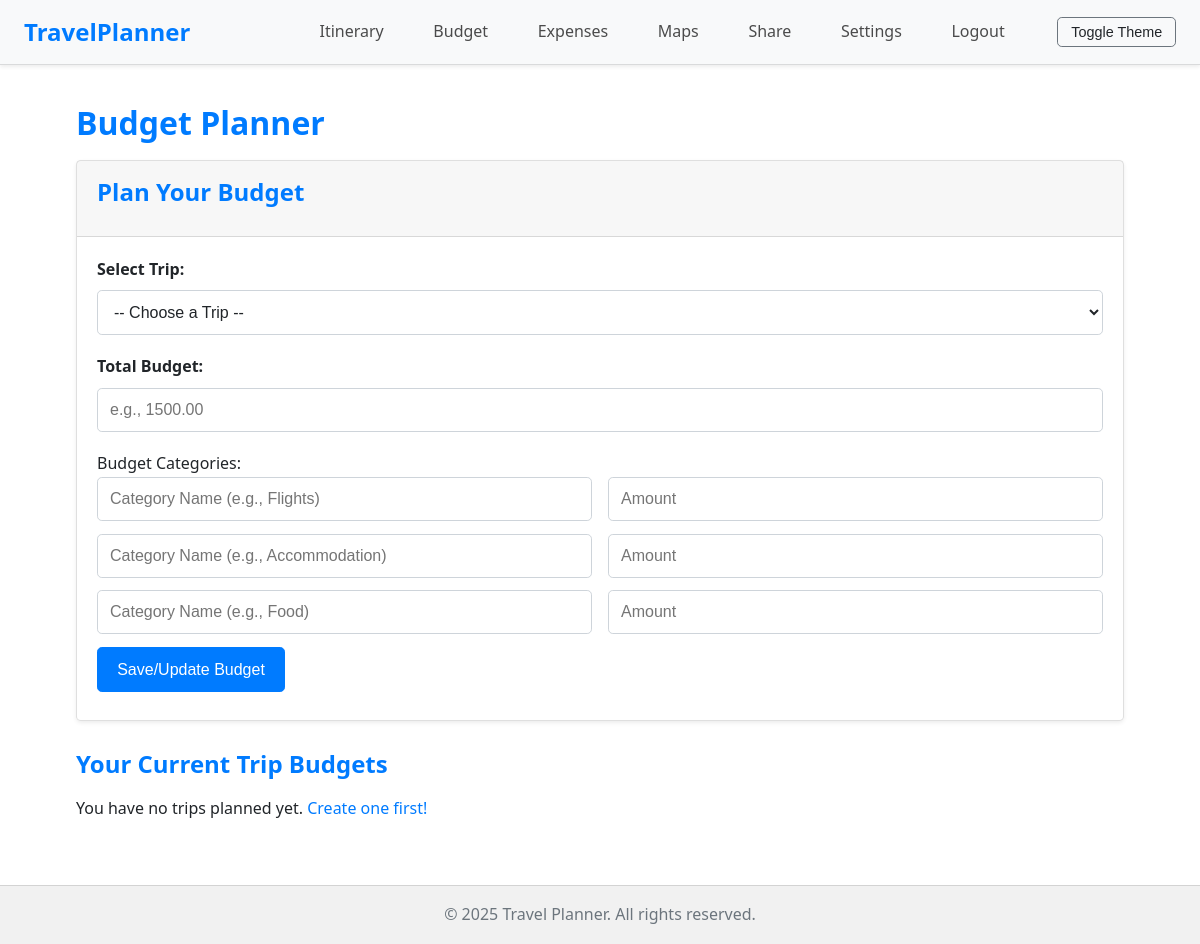
The app's page /budget/ (signed in), older data.
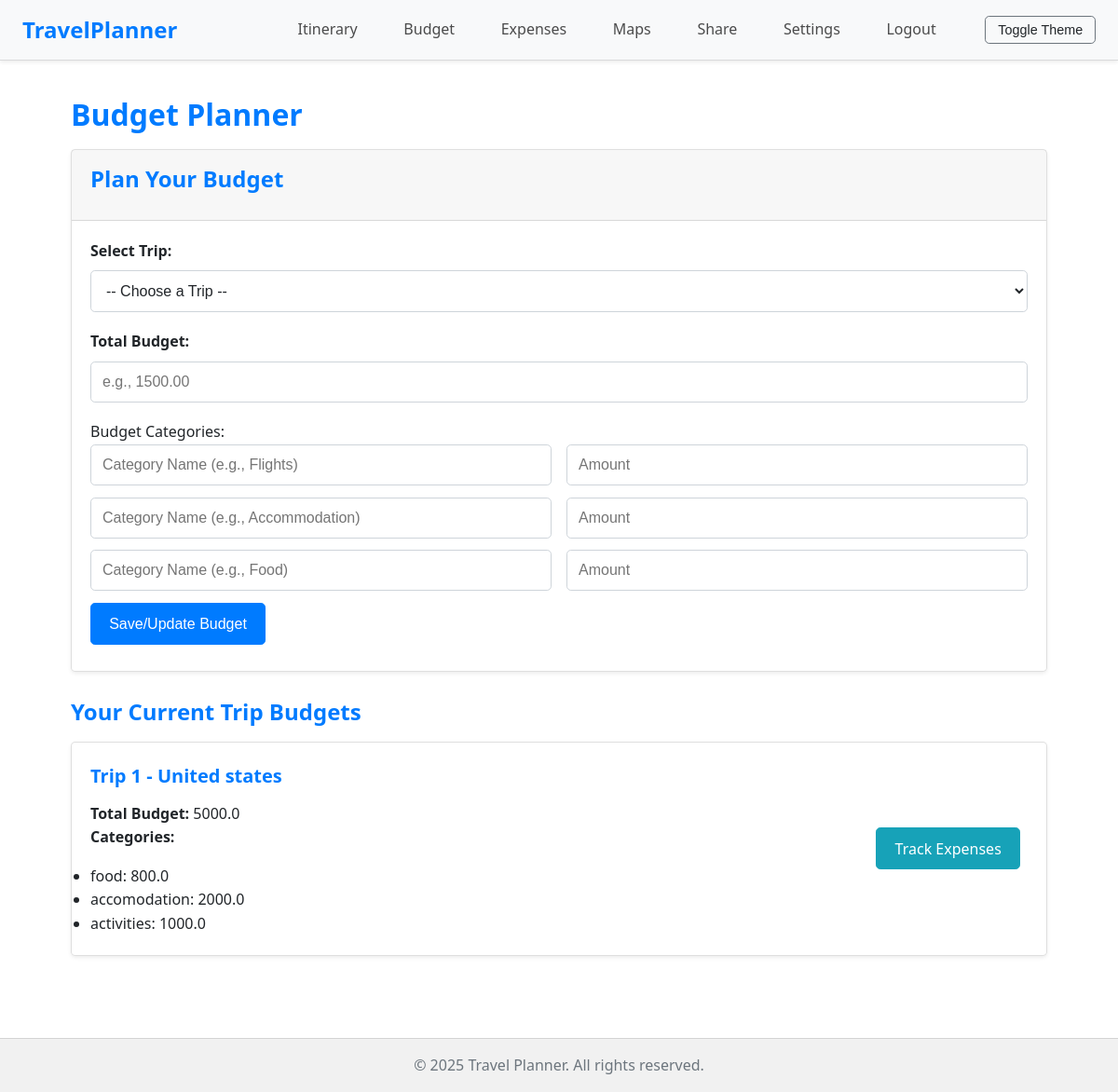
The same page, newer data.
### app/models.py (models this page shows)
class Trip(db.Model):
    __tablename__ = 'trips'
    id = db.Column(db.Integer, primary_key=True)
    trip_name = db.Column(db.String(120), nullable=False)
    destination = db.Column(db.String(120), nullable=False)
    start_date = db.Column(db.Date, nullable=False)
    end_date = db.Column(db.Date, nullable=False)
    user_id = db.Column(db.Integer, db.ForeignKey('users.id'), nullable=False)
    user = db.relationship('User', back_populates='trips')
    budget = db.relationship('Budget', back_populates='trip', uselist=False, lazy=True, cascade="all, delete-orphan")
    activities = db.relationship('Activity', back_populates='trip', lazy=True, cascade="all, delete-orphan")
    expenses = db.relationship('Expense', back_populates='trip', lazy=True, cascade="all, delete-orphan")

class Budget(db.Model):
    __tablename__ = 'budgets'
    id = db.Column(db.Integer, primary_key=True)
    total_budget = db.Column(db.Float, nullable=False)
    categories = db.Column(db.JSON, nullable=True)  # Store categories as JSON
    trip_id = db.Column(db.Integer, db.ForeignKey('trips.id'), nullable=False)
    trip = db.relationship('Trip', back_populates='budget')

### app/routes/budget.py (the view, shortened to what this page needs)
@budget_bp.route('/', methods=['GET', 'POST'])
def budget():
    if not is_logged_in():
        flash('Please log in to access your budgets.', 'warning')
        return redirect(url_for('auth.login'))
    user = User.query.filter_by(email=session['user']).first()
    if not user:
        flash('User not found. Please login again.', 'danger')
        return redirect(url_for('auth.login'))
    trips = Trip.query.filter_by(user_id=user.id).all()
    return render_template('budget.html', title="Budget Planner", trips=trips)

### app/routes/budget.py (called while the page is built)
def is_logged_in():
    return 'user' in session

### app/templates/budget.html (shortened to what this page needs)
{% extends "layout.html" %}
{% block content %}
<h1>Budget Planner</h1>
<div class="card">
    <div class="card-header">
        <h2>Plan Your Budget</h2>
    </div>
    <div class="card-body">
        <form method="POST" action="{{ url_for('budget.budget') }}">
            <div class="form-group">
                <label for="trip_id">Select Trip:</label>
                <select id="trip_id" name="trip_id" class="form-control" required>
                    <option value="" disabled selected>-- Choose a Trip --</option>
                </select>
            </div>
            <div class="form-group">
                <label for="total_budget">Total Budget:</label>
                <input type="number" id="total_budget" name="total_budget" class="form-control" step="0.01" min="0" required placeholder="e.g., 1500.00">
            </div>
            <div id="budget-categories">
                <label>Budget Categories:</label>
                <div class="budget-category-item">
                    <input type="text" name="category[]" class="form-control" placeholder="Category Name (e.g., Flights)" required>
                    <input type="number" name="amount[]" class="form-control" step="0.01" min="0" placeholder="Amount" required>
                </div>
                 <div class="budget-category-item">
                    <input type="text" name="category[]" class="form-control" placeholder="Category Name (e.g., Accommodation)">
                    <input type="number" name="amount[]" class="form-control" step="0.01" min="0" placeholder="Amount">
                </div>
                 <div class="budget-category-item">
                    <input type="text" name="category[]" class="form-control" placeholder="Category Name (e.g., Food)">
                    <input type="number" name="amount[]" class="form-control" step="0.01" min="0" placeholder="Amount">
                </div>
            </div>
            <button type="submit" class="btn btn-primary mt-3">Save/Update Budget</button>
        </form>
    </div>
</div>
<h2>Your Current Trip Budgets</h2>
{% if trips %}
    <div class="trip-list">
    {% for trip in trips %}
        <div class="card trip-item">
             <div class="card-body">
                 <div class="trip-details">
                    <h5 class="card-title">{{ trip.trip_name }} - {{ trip.destination }}</h5>
                    {% if trip.budget %}
                        <p class="card-text">
                            <strong>Total Budget:</strong> {{ trip.budget.total_budget | round(2) }}<br>
                            <strong>Categories:</strong>
                            <ul>
                                {% for category, amount in trip.budget.categories.items() %}
                                    <li>{{ category }}: {{ amount | round(2) }}</li>
                                {% endfor %}
                            </ul>
                        </p>
                    {% else %}
                        <p class="card-text text-muted">No budget set for this trip yet.</p>
                    {% endif %}
                 </div>
                 <div class="trip-actions">
                      <a href="{{ url_for('expenses.expenses', trip_id=trip.id) }}" class="btn btn-sm btn-info">Track Expenses</a>
                 </div>
            </div>
        </div>
    {% endfor %}
    </div>
{% else %}
    <p>You have no trips planned yet. <a href="{{ url_for('itinerary.itinerary') }}">Create one first!</a></p>
{% endif %}
{% endblock %}

### app/templates/layout.html (shortened to what this page needs)
<!DOCTYPE html>
<html lang="en">
<head>
    <link rel="stylesheet" href="{{ url_for('static', filename='css/styles.css') }}">
</head>
<body>
    <nav class="navbar">
        <div class="container-fluid">
            <a class="navbar-brand" href="{{ url_for('main.index') }}">TravelPlanner</a>
            <ul class="navbar-nav">
                {% if session.user %}
                    <li class="nav-item"><a class="nav-link" href="{{ url_for('itinerary.itinerary') }}">Itinerary</a></li>
                    <li class="nav-item"><a class="nav-link" href="{{ url_for('budget.budget') }}">Budget</a></li>
                    <li class="nav-item"><a class="nav-link" href="{{ url_for('expenses.expenses') }}">Expenses</a></li>
                    <li class="nav-item"><a class="nav-link" href="{{ url_for('maps.maps') }}">Maps</a></li>
                    <li class="nav-item"><a class="nav-link" href="{{ url_for('share.share') }}">Share</a></li>
                    <li class="nav-item"><a class="nav-link" href="{{ url_for('settings.settings') }}">Settings</a></li>
                    <li class="nav-item"><a class="nav-link" href="{{ url_for('auth.logout') }}">Logout</a></li>
                {% else %}
                    <li class="nav-item"><a class="nav-link" href="{{ url_for('auth.login') }}">Login</a></li>
                    <li class="nav-item"><a class="nav-link" href="{{ url_for('auth.register') }}">Register</a></li>
                {% endif %}
                <li class="nav-item">
                    <button id="theme-toggle" aria-label="Toggle theme">Toggle Theme</button>
                </li>
            </ul>
        </div>
    </nav>
    <div class="container">
        {% block content %}
        {% endblock %}
    </div>
    <footer class="footer">
      <p>© 2025 Travel Planner. All rights reserved.</p>
    </footer>
</body>
</html>

Row changes from the older to the newer data that the page shows:
added Trip: trip_name "Trip 1", destination "United states", budget.total_budget "5000.0", categories "food" "accomodation" "activities", amount "800.0" "2000.0" "1000.0"
Text that changed along with them:
text no longer shown: "You have no trips planned yet. Create one first!"
